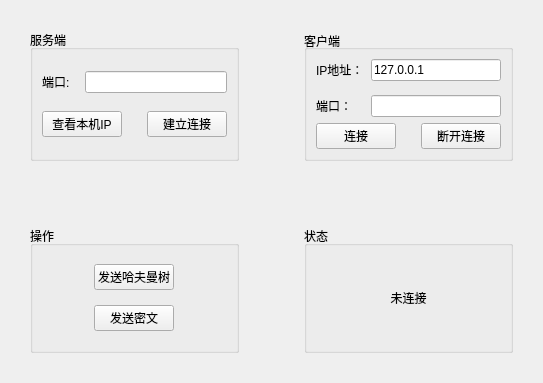
<?xml version="1.0" encoding="UTF-8"?>
<ui version="4.0">
 <class>Form</class>
 <widget class="QWidget" name="Form">
  <property name="geometry">
   <rect>
    <x>0</x>
    <y>0</y>
    <width>530</width>
    <height>383</height>
   </rect>
  </property>
  <property name="windowTitle">
   <string>网络传输</string>
  </property>
  <layout class="QGridLayout" name="gridLayout_2">
   <property name="leftMargin">
    <number>30</number>
   </property>
   <property name="topMargin">
    <number>30</number>
   </property>
   <property name="rightMargin">
    <number>30</number>
   </property>
   <property name="bottomMargin">
    <number>30</number>
   </property>
   <property name="spacing">
    <number>65</number>
   </property>
   <item row="0" column="0">
    <widget class="QGroupBox" name="groupBox_2">
     <property name="title">
      <string>服务端</string>
     </property>
     <layout class="QVBoxLayout" name="verticalLayout_2">
      <item>
       <layout class="QHBoxLayout" name="horizontalLayout">
        <property name="spacing">
         <number>12</number>
        </property>
        <item>
         <widget class="QLabel" name="label">
          <property name="text">
           <string>端口: </string>
          </property>
         </widget>
        </item>
        <item>
         <widget class="QLineEdit" name="lineEdit"/>
        </item>
       </layout>
      </item>
      <item>
       <layout class="QHBoxLayout" name="horizontalLayout_3">
        <property name="spacing">
         <number>25</number>
        </property>
        <item>
         <widget class="QPushButton" name="showIpButton">
          <property name="sizePolicy">
           <sizepolicy hsizetype="Fixed" vsizetype="Fixed">
            <horstretch>0</horstretch>
            <verstretch>0</verstretch>
           </sizepolicy>
          </property>
          <property name="text">
           <string>查看本机IP</string>
          </property>
         </widget>
        </item>
        <item>
         <widget class="QPushButton" name="startServerButton">
          <property name="sizePolicy">
           <sizepolicy hsizetype="Fixed" vsizetype="Fixed">
            <horstretch>0</horstretch>
            <verstretch>0</verstretch>
           </sizepolicy>
          </property>
          <property name="text">
           <string>建立连接</string>
          </property>
         </widget>
        </item>
       </layout>
      </item>
     </layout>
    </widget>
   </item>
   <item row="0" column="1">
    <widget class="QGroupBox" name="groupBox">
     <property name="sizePolicy">
      <sizepolicy hsizetype="Minimum" vsizetype="Minimum">
       <horstretch>0</horstretch>
       <verstretch>0</verstretch>
      </sizepolicy>
     </property>
     <property name="title">
      <string>客户端</string>
     </property>
     <property name="alignment">
      <set>Qt::AlignLeading|Qt::AlignLeft|Qt::AlignVCenter</set>
     </property>
     <layout class="QVBoxLayout" name="verticalLayout">
      <item>
       <layout class="QGridLayout" name="gridLayout">
        <property name="horizontalSpacing">
         <number>7</number>
        </property>
        <property name="verticalSpacing">
         <number>14</number>
        </property>
        <item row="0" column="1">
         <widget class="QLineEdit" name="connectIpEditText">
          <property name="text">
           <string>127.0.0.1</string>
          </property>
         </widget>
        </item>
        <item row="0" column="0">
         <widget class="QLabel" name="label_3">
          <property name="text">
           <string>IP地址：</string>
          </property>
         </widget>
        </item>
        <item row="1" column="1">
         <widget class="QLineEdit" name="connectPortEditText"/>
        </item>
        <item row="1" column="0">
         <widget class="QLabel" name="label_4">
          <property name="text">
           <string>端口：</string>
          </property>
         </widget>
        </item>
       </layout>
      </item>
      <item>
       <layout class="QHBoxLayout" name="horizontalLayout_2" stretch="0,0">
        <property name="spacing">
         <number>25</number>
        </property>
        <item>
         <widget class="QPushButton" name="connectButton">
          <property name="sizePolicy">
           <sizepolicy hsizetype="Fixed" vsizetype="Fixed">
            <horstretch>0</horstretch>
            <verstretch>0</verstretch>
           </sizepolicy>
          </property>
          <property name="text">
           <string>连接</string>
          </property>
         </widget>
        </item>
        <item>
         <widget class="QPushButton" name="breakButton">
          <property name="sizePolicy">
           <sizepolicy hsizetype="Fixed" vsizetype="Fixed">
            <horstretch>0</horstretch>
            <verstretch>0</verstretch>
           </sizepolicy>
          </property>
          <property name="text">
           <string>断开连接</string>
          </property>
         </widget>
        </item>
       </layout>
      </item>
     </layout>
    </widget>
   </item>
   <item row="1" column="0">
    <widget class="QGroupBox" name="groupBox_3">
     <property name="title">
      <string>操作</string>
     </property>
     <layout class="QVBoxLayout" name="verticalLayout_3">
      <item>
       <layout class="QHBoxLayout" name="horizontalLayout_5">
        <item>
         <widget class="QPushButton" name="sendTreeButton">
          <property name="sizePolicy">
           <sizepolicy hsizetype="Fixed" vsizetype="Fixed">
            <horstretch>0</horstretch>
            <verstretch>0</verstretch>
           </sizepolicy>
          </property>
          <property name="text">
           <string>发送哈夫曼树</string>
          </property>
         </widget>
        </item>
       </layout>
      </item>
      <item>
       <layout class="QHBoxLayout" name="horizontalLayout_6">
        <item>
         <widget class="QPushButton" name="sendTextButton">
          <property name="sizePolicy">
           <sizepolicy hsizetype="Fixed" vsizetype="Fixed">
            <horstretch>0</horstretch>
            <verstretch>0</verstretch>
           </sizepolicy>
          </property>
          <property name="text">
           <string>发送密文</string>
          </property>
         </widget>
        </item>
       </layout>
      </item>
     </layout>
    </widget>
   </item>
   <item row="1" column="1">
    <widget class="QGroupBox" name="groupBox_4">
     <property name="title">
      <string>状态</string>
     </property>
     <layout class="QHBoxLayout" name="horizontalLayout_4">
      <item>
       <widget class="QLabel" name="stateLabel">
        <property name="text">
         <string>未连接</string>
        </property>
        <property name="alignment">
         <set>Qt::AlignCenter</set>
        </property>
       </widget>
      </item>
     </layout>
    </widget>
   </item>
  </layout>
 </widget>
 <resources/>
 <connections/>
</ui>
